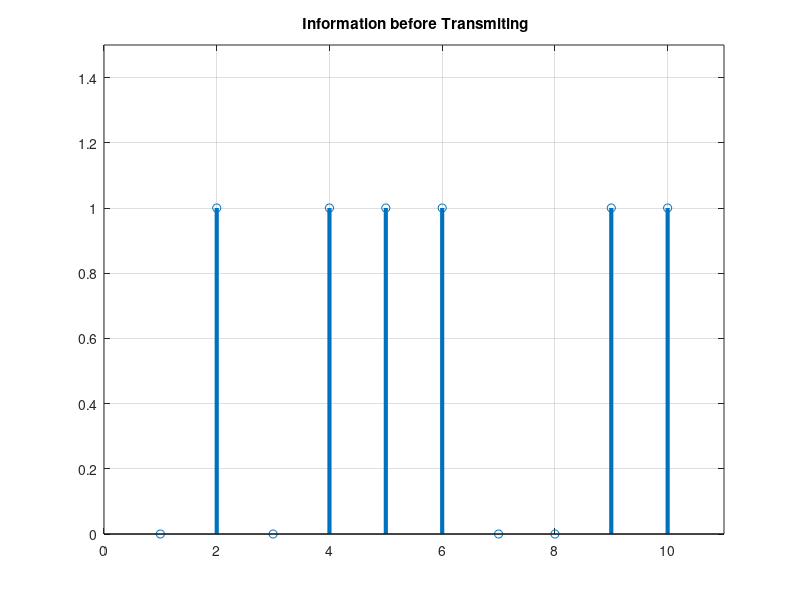
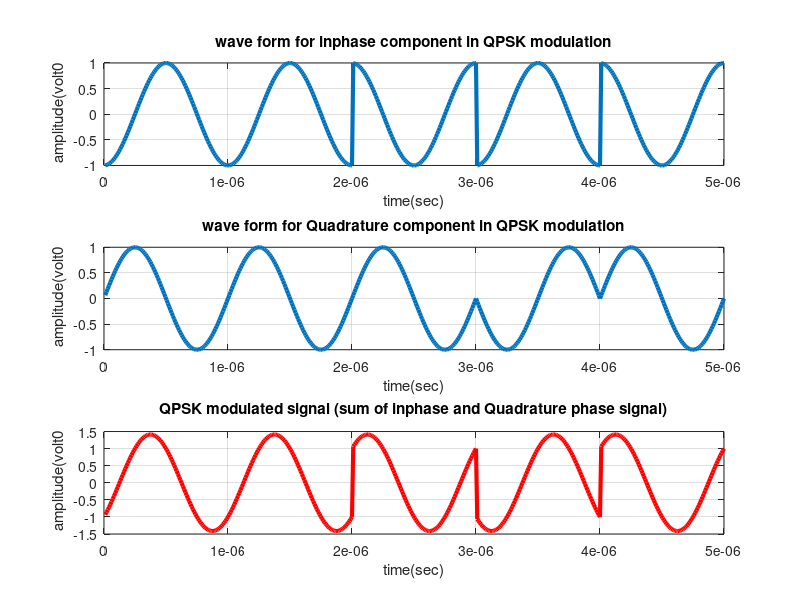
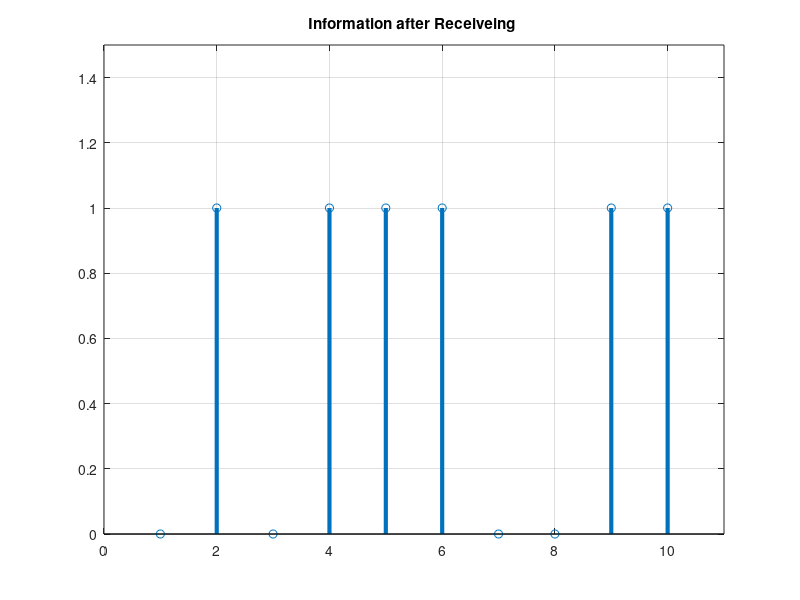

Here is the MATLAB script that generated these plots, in order:
%XXXXXXXXXXXXXXXXXXXXXXXXXXXXXXXXXXXXXXXXXXXXXXXXXXXXXXXXXXXXXXXXXXXXXXXXXX
%XXXX QPSK Modulation and Demodulation without consideration of noise XXXXX
%XXXXXXXXXXXXXXXXXXXXXXXXXXXXXXXXXXXXXXXXXXXXXXXXXXXXXXXXXXXXXXXXXXXXXXXXXX


clc;
clear all;
close all;
data=[0  1 0 1 1 1 0 0 1 1]; % information

%Number_of_bit=1024;
%data=randint(Number_of_bit,1);

figure(1)
stem(data, 'linewidth',3), grid on;
title('  Information before Transmiting ');
axis([ 0 11 0 1.5]);

data_NZR=2*data-1; % Data Represented at NZR form for QPSK modulation
s_p_data=reshape(data_NZR,2,length(data)/2);  % S/P convertion of data


br=10.^6; %Let us transmission bit rate  1000000
f=br; % minimum carrier frequency
T=1/br; % bit duration
t=T/99:T/99:T; % Time vector for one bit information



% XXXXXXXXXXXXXXXXXXXXXXX QPSK modulation XXXXXXXXXXXXXXXXXXXXXXXXXXXXXXXXX
y=[];
y_in=[];
y_qd=[];
for(i=1:length(data)/2)
    y1=s_p_data(1,i)*cos(2*pi*f*t); % inphase component
    y2=s_p_data(2,i)*sin(2*pi*f*t) ;% Quadrature component
    y_in=[y_in y1]; % inphase signal vector
    y_qd=[y_qd y2]; %quadrature signal vector
    y=[y y1+y2]; % modulated signal vector
end
Tx_sig=y; % transmitting signal after modulation
tt=T/99:T/99:(T*length(data))/2;

figure(2)

subplot(3,1,1);
plot(tt,y_in,'linewidth',3), grid on;
title(' wave form for inphase component in QPSK modulation ');
xlabel('time(sec)');
ylabel(' amplitude(volt0');

subplot(3,1,2);
plot(tt,y_qd,'linewidth',3), grid on;
title(' wave form for Quadrature component in QPSK modulation ');
xlabel('time(sec)');
ylabel(' amplitude(volt0');


subplot(3,1,3);
plot(tt,Tx_sig,'r','linewidth',3), grid on;
title('QPSK modulated signal (sum of inphase and Quadrature phase signal)');
xlabel('time(sec)');
ylabel(' amplitude(volt0');




% XXXXXXXXXXXXXXXXXXXXXXXXXXXX QPSK demodulation XXXXXXXXXXXXXXXXXXXXXXXXXX
Rx_data=[];
Rx_sig=Tx_sig; % Received signal
for(i=1:1:length(data)/2)

    %%XXXXXX inphase coherent dector XXXXXXX
    Z_in=Rx_sig((i-1)*length(t)+1:i*length(t)).*cos(2*pi*f*t); 
    % above line indicat multiplication of received & inphase carred signal
    
    Z_in_intg=(trapz(t,Z_in))*(2/T);% integration using trapizodial rull
    if(Z_in_intg>0) % Decession Maker
        Rx_in_data=1;
    else
       Rx_in_data=0; 
    end
    
    %%XXXXXX Quadrature coherent dector XXXXXX
    Z_qd=Rx_sig((i-1)*length(t)+1:i*length(t)).*sin(2*pi*f*t);
    %above line indicat multiplication ofreceived & Quadphase carred signal
    
    Z_qd_intg=(trapz(t,Z_qd))*(2/T);%integration using trapizodial rull
        if (Z_qd_intg>0)% Decession Maker
        Rx_qd_data=1;
        else
       Rx_qd_data=0; 
        end
        
        
        Rx_data=[Rx_data  Rx_in_data  Rx_qd_data]; % Received Data vector
end


figure(3)
stem(Rx_data,'linewidth',3) 
title('Information after Receiveing ');
axis([ 0 11 0 1.5]), grid on;


% XXXXXXXXXXXXXXXXXXXXXXXXX    end of program    XXXXXXXXXXXXXXXXXXXXXXXXXX
    
